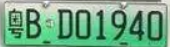
#> input picture car_license/test2.png, 170 x 47 px
$ jupyter execute 2-SegChar.ipynb
#> lines starting #> are read from the running program, lines starting #| are printed output that depends on the picture; after the words box and inside, x2 and y2 are one past the last pixel; in counts of white or black regions, pixels touching at a corner belong together
### 02 Segmenting characters from the plate area

[cell 1]
# Import modules
import cv2
from matplotlib import pyplot as plt

# Load and Display pictures
def cv_show(name,img):
    cv2.imshow(name,img)
    cv2.waitKey()
    cv2.destroyAllWindows()

def plt_show0(img):
    b,g,r = cv2.split(img)
    img = cv2.merge([r, g, b])
    plt.imshow(img)
    plt.show()

# plt--gray scale pictures
def plt_show(img):
    plt.imshow(img,cmap='gray')
    plt.show()

[cell 2]
# Load
rawImage = cv2.imread("./car_license/test2.png")
#> rawImage is the input picture: shape (47, 170, 3); mean B, G, R 133.2, 167.4, 114.7
plt_show0(rawImage)

[cell 3]
# Gaussian
image = cv2.GaussianBlur(rawImage, (3, 3), 0)
# preview
plt_show0(image)
#> in plt_show0 (call 2), `b,g,r = cv2.split(img)`:
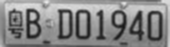
#> b: shape (47, 170); min 24, max 232, mean 133.4
#> in plt_show0 (call 2), `b,g,r = cv2.split(img)`:
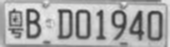
#> g: shape (47, 170); min 54, max 236, mean 167.6
#> in plt_show0 (call 2), `b,g,r = cv2.split(img)`:
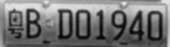
#> r: shape (47, 170); min 4, max 236, mean 114.8

[cell 4]
# RGB--Gray
gray_image = cv2.cvtColor(image, cv2.COLOR_RGB2GRAY)
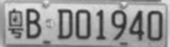
#> gray_image: shape (47, 170); min 42, max 232, mean 151.4
plt_show(gray_image)

[cell 5]
# Threshold
ret, image = cv2.threshold(gray_image, 0, 255, cv2.THRESH_OTSU)
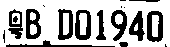
#> image: shape (47, 170); 69.5% white; 18 black regions (6 under 20 px), largest, box (x1, y1, x2, y2) and area: (147, 11, 163, 42) 324, (26, 9, 41, 39) 290, (75, 10, 91, 40) 289
#> ret = 135
plt_show(image)

[cell 6]
# Count the white spots in the binarized pictures
area_white = 0
area_black = 0
height, width = image.shape
#> height = 47; width = 170
print(image.shape)
#| (47, 170)
for i in range(height):
    for j in range(width):
        if image[i, j] == 255:
            area_white += 1
        else:
            area_black += 1
#> after the loop, area_black = 2436; area_white = 5554
if area_white>area_black:
    ret, image = cv2.threshold(gray_image, 0, 255, cv2.THRESH_OTSU | cv2.THRESH_BINARY_INV)
    plt_show(image)

[cell 7]
kernel = cv2.getStructuringElement(cv2.MORPH_RECT, (2, 2))
# [4 lines of commented-out code are left out]
image = cv2.dilate(image, kernel)
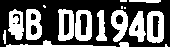
#> image: shape (47, 170); 38.9% white; 17 white regions (5 under 20 px)
plt_show(image)
# [4 lines of commented-out code are left out]

[cell 8]
# contour detection
# cv2.RETR_EXTERNAL
# cv2.CHAIN_APPROX_SIMPLE
contours, hierarchy = cv2.findContours(image, cv2.RETR_EXTERNAL, cv2.CHAIN_APPROX_SIMPLE)
#> contours = 17 contours, 6 with area under 20; largest, box (x1, y1, x2, y2) and area: (147, 11, 164, 43) 469, (75, 10, 92, 41) 445, (58, 9, 74, 41) 416, (26, 9, 42, 40) 406, (111, 10, 128, 42) 340
# plot contours
image1 = rawImage.copy()
cv2.drawContours(image1, contours, -1, (0, 0, 255), 1)
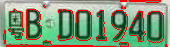
#> image1: shape (47, 170, 3); 12.24% of pixels changed, all inside (x1, y1, x2, y2) = (3, 0, 168, 47)
plt_show0(image1)
#> in plt_show0 (call 3), `b,g,r = cv2.split(img)`:
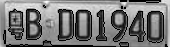
#> b: shape (47, 170); min 0, max 252, mean 119.3
#> in plt_show0 (call 3), `b,g,r = cv2.split(img)`:
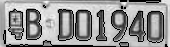
#> g: shape (47, 170); min 0, max 249, mean 148.9
#> in plt_show0 (call 3), `b,g,r = cv2.split(img)`:
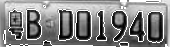
#> r: shape (47, 170); min 0, max 255, mean 134.5

[cell 9]
# Segment contours
words = []
for item in contours:
    # cv2.boundingRect--rectagulaize the contours
    word = []
    rect = cv2.boundingRect(item)
    x = rect[0]
    y = rect[1]
    weight = rect[2]
    height = rect[3]
    word.append(x)
    word.append(y)
    word.append(weight)
    word.append(height)
    words.append(word)
#> this loop made 17 passes
#> (x, y, weight, height) on passes 1 to 12: (165, 44, 3, 3), (119, 42, 10, 5), (6, 40, 110, 7), (3, 30, 3, 14), (147, 11, 17, 32), (129, 11, 17, 31), (111, 10, 17, 32), (96, 10, 11, 31), (75, 10, 17, 31), (58, 9, 16, 32), (26, 9, 16, 31), (8, 9, 16, 31)
#> (item, x, y, weight, height) on passes 13, 14, 17: ([[124, 7], [124, 8], [125, 8], [125, 7]], 124, 7, 2, 2), ([[121, 6], [121, 8], [122, 8], [122, 6]], 121, 6, 2, 3), ([[120, 0], [120, 1], [126, 1], [126, 0]], 120, 0, 7, 2)
#> after the loop, words = 17 items, first 6: [165, 44, 3, 3], [119, 42, 10, 5], [6, 40, 110, 7], [3, 30, 3, 14], [147, 11, 17, 32], [129, 11, 17, 31]

words = sorted(words,key=lambda s:s[0],reverse=False)
#> words = 17 items, first 6: [3, 30, 3, 14], [6, 40, 110, 7], [8, 9, 16, 31], [26, 9, 16, 31], [43, 5, 3, 3], [58, 9, 16, 32]

print(words)
#> (printed output is left out)

i = 0
for word in words:
    if (word[3] > (word[2] * 1.8)) and (word[3] < (word[2] * 3.5)):
        i = i+1
        image = rawImage[word[1]:word[1] + word[3], word[0]:word[0] + word[2]]
        plt_show0(image)
        cv2.imwrite('./words/test2_'+str(i)+'.png', image)
#> this loop made 17 passes
#> after the loop, i = 8

$ run again, with car_license/test1.png copied over car_license/test2.png
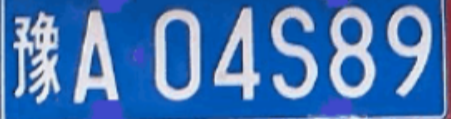
#> input picture car_license/test1.png, 451 x 119 px
#> rawImage is the input picture: shape (119, 451, 3); mean B, G, R 182.5, 119, 69.2
#> `ret, image = cv2.threshold(gray_image, 0, 255, cv2.THRESH_OTSU)`:
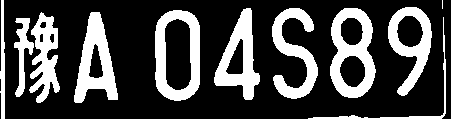
#> image: shape (119, 451); 27.3% white; 11 white regions (1 under 20 px), largest, box (x1, y1, x2, y2) and area: (330, 8, 376, 98) 2194, (155, 10, 200, 101) 2066, (74, 12, 118, 103) 1983
#> ret = 155
#| (119, 451)
#> contours = 10 contours, 1 with area under 20; largest, box (x1, y1, x2, y2) and area: (155, 10, 201, 102) 3698, (330, 8, 377, 99) 3308, (14, 12, 61, 104) 2328, (388, 7, 433, 97) 2320, (74, 12, 119, 104) 2304
#> image1: shape (119, 451, 3); 5.02% of pixels changed, all inside (x1, y1, x2, y2) = (0, 0, 447, 119)
#> the loop `for item in contours:` made 10 passes
#> (x, y, weight, height) on passes 1 to 8: (308, 17, 139, 102), (74, 12, 45, 92), (14, 12, 47, 92), (155, 10, 46, 92), (330, 8, 47, 91), (272, 8, 47, 92), (214, 8, 47, 93), (388, 7, 45, 90)
#> after the loop `for item in contours:`: words = [[308, 17, 139, 102], [74, 12, 45, 92], [14, 12, 47, 92], [155, 10, 46, 92], [330, 8, 47, 91], [272, 8, 47, 92], [214, 8, 47, 93], [388, 7, 45, 90], [442, 0, 2, 10], [0, 0, 6, 119]]
#> `words = sorted(words,key=lambda s:s[0],reverse=False)`: words = [[0, 0, 6, 119], [14, 12, 47, 92], [74, 12, 45, 92], [155, 10, 46, 92], [214, 8, 47, 93], [272, 8, 47, 92], [308, 17, 139, 102], [330, 8, 47, 91], [388, 7, 45, 90], [442, 0, 2, 10]]
#| [[0, 0, 6, 119], [14, 12, 47, 92], [74, 12, 45, 92], [155, 10, 46, 92], [214, 8, 47, 93], [272, 8, 47, 92], [308, 17, 139, 102], [330, 8, 47, 91], [388, 7, 45, 90], [442, 0, 2, 10]]
#> the loop `for word in words:` made 10 passes
#> after the loop `for word in words:`:
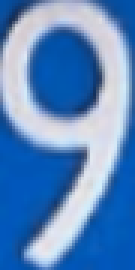
#> image: shape (90, 45, 3) (shown 3 times larger); mean B, G, R 191.3, 136.9, 92.4
#> after the loop `for word in words:`: i = 7

$ run again, with car_license/test3.png copied over car_license/test2.png
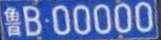
#> input picture car_license/test3.png, 161 x 40 px
#> rawImage is the input picture: shape (40, 161, 3); mean B, G, R 179.6, 114.9, 93.2
#> ret = 145
#| (40, 161)
#> contours = 10 contours, 3 with area under 20; largest, box (x1, y1, x2, y2) and area: (135, 2, 154, 33) 464, (52, 5, 71, 36) 460, (23, 6, 43, 40) 459, (114, 3, 133, 34) 458, (73, 5, 92, 36) 454, (93, 4, 112, 35) 453, (4, 7, 22, 37) 348
#> image1: shape (40, 161, 3); 8.98% of pixels changed, all inside (x1, y1, x2, y2) = (4, 0, 154, 40)
#> in plt_show0 (call 3), `b,g,r = cv2.split(img)`:
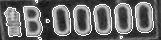
#> r: shape (40, 161); min 17, max 255, mean 106.8
#> the loop `for item in contours:` made 10 passes
#> (x, y, weight, height) on passes 1 to 8: (120, 36, 3, 3), (46, 19, 4, 4), (4, 7, 18, 30), (23, 6, 20, 34), (73, 5, 19, 31), (52, 5, 19, 31), (93, 4, 19, 31), (114, 3, 19, 31)
#> after the loop `for item in contours:`: words = [[120, 36, 3, 3], [46, 19, 4, 4], [4, 7, 18, 30], [23, 6, 20, 34], [73, 5, 19, 31], [52, 5, 19, 31], [93, 4, 19, 31], [114, 3, 19, 31], [135, 2, 19, 31], [35, 0, 3, 3]]
#> `words = sorted(words,key=lambda s:s[0],reverse=False)`: words = [[4, 7, 18, 30], [23, 6, 20, 34], [35, 0, 3, 3], [46, 19, 4, 4], [52, 5, 19, 31], [73, 5, 19, 31], [93, 4, 19, 31], [114, 3, 19, 31], [120, 36, 3, 3], [135, 2, 19, 31]]
#| [[4, 7, 18, 30], [23, 6, 20, 34], [35, 0, 3, 3], [46, 19, 4, 4], [52, 5, 19, 31], [73, 5, 19, 31], [93, 4, 19, 31], [114, 3, 19, 31], [120, 36, 3, 3], [135, 2, 19, 31]]
#> the loop `for word in words:` made 10 passes
#> after the loop `for word in words:`: i = 0
